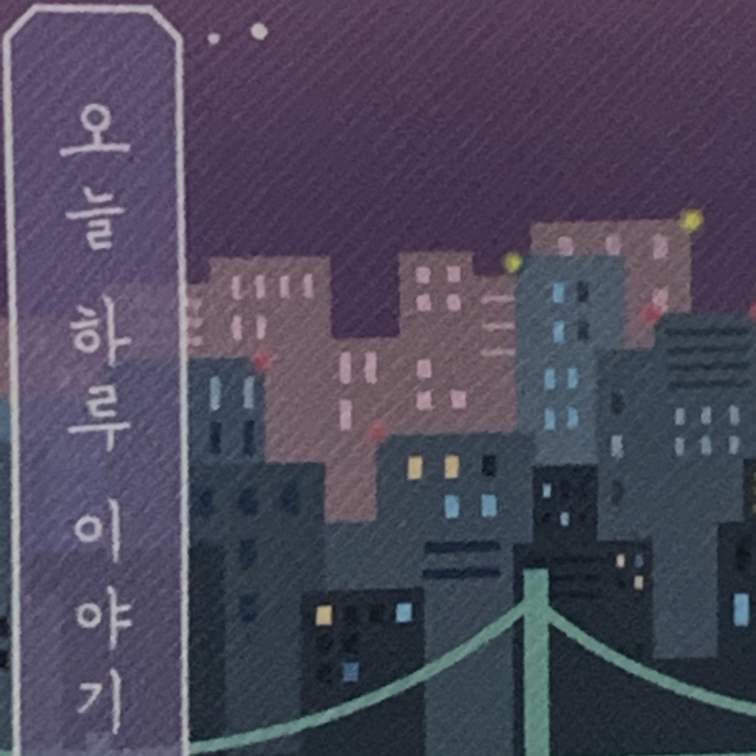
#> input picture 1.jpeg, 3024 x 3024 px (shown at 1/4 size); its folder holds only this picture in this run
$ python teamproject1_code_T4.py
#> lines starting #> are read from the running program, lines starting #| are printed output that depends on the picture
import cv2 as cv
import numpy as np
from matplotlib import pyplot as plt
from matplotlib.widgets import Slider, Button, RadioButtons


# Step 1: Basic Setting
# 보여지는 이미지들의 배치 스타일
def plot_img(rows, cols, index, img, title):
    ax = plt.subplot(rows,cols,index)
    if(len(img.shape) == 3):
        ax_img = plt.imshow(img[...,::-1])
    else:
        ax_img = plt.imshow(img, cmap='gray')
    plt.axis('on')
    if(title != None): plt.title(title)
    return ax_img, ax

# 변형되지 않는 기준 이미지, 변형될 이미지, 마스크 이미지 배열
criteria_imgs, transform_imgs, masks = [], [], []

# 단계별로 수행되는 마스크 추출에 사용되는 이미지들
result1s, result2s = [], []

#: 기준이 될 이미지, 변형시킬 이미지 경우에 따라 삽입
for i in range(5):
    img = cv.imread(str(i+1)+'.jpeg')
#> img is the input picture: shape (3024, 3024, 3); mean B, G, R 91.1, 73.5, 77.6
    img = cv.resize(img, (500,500))
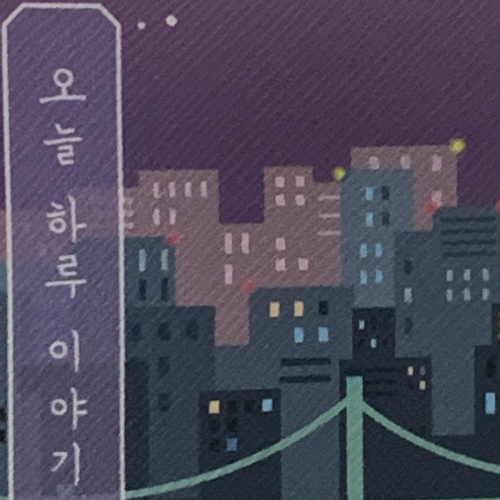
#> img: shape (500, 500, 3); mean B, G, R 91, 73.4, 77.5
    if i != 0:
        transform_imgs.append(img)
    else:
        i = np.zeros((img.shape[0]*3, img.shape[1],3), np.uint8)
        i[img.shape[0]:img.shape[0]*2, :] = img
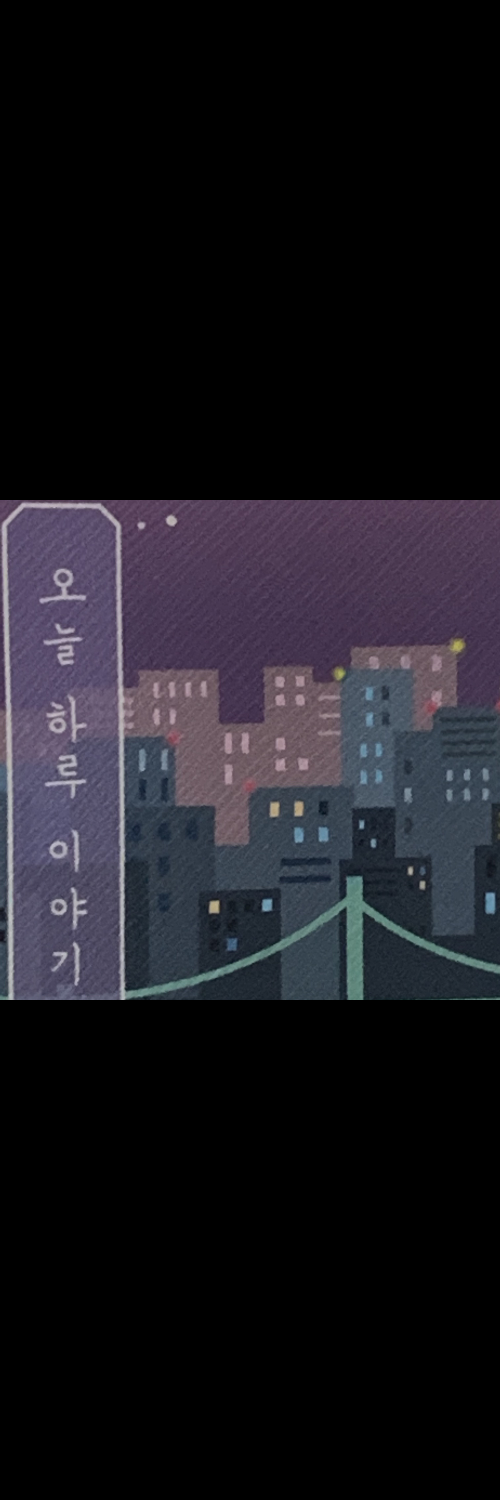
#> i: shape (1500, 500, 3); mean B, G, R 30.3, 24.5, 25.8
#> (the run stopped early here; a loop or call above may not have finished)
